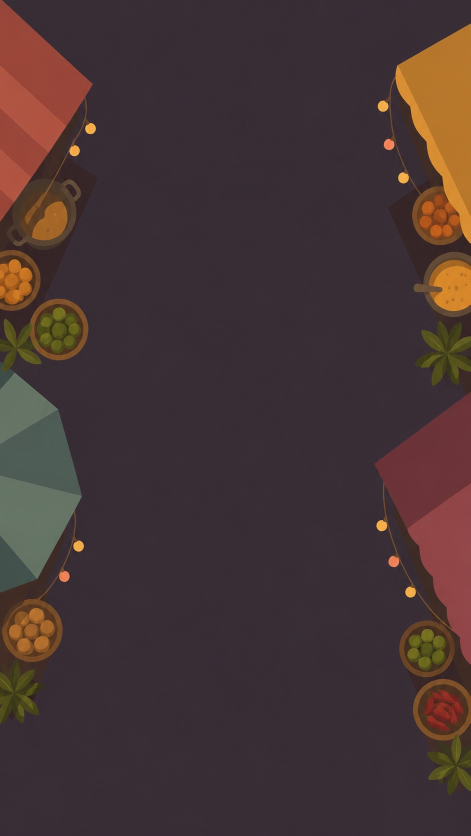
#> input picture assets/bg-street-2.jpg, 941 x 1672 px (shown at 1/2 size)
$ python process-bg.py ../assets/bg-street-2.jpg ../assets/bg-street-3.jpg
#> lines starting #> are read from the running program, lines starting #| are printed output that depends on the picture
#!/usr/bin/env python3
"""Process a raw generated backdrop into a clean, muted, flat theme asset.

One pass that makes any over-rendered AI "pixel/flat" image sit back as a game
backdrop: resize -> denoise -> mute (brightness+saturation) -> posterize flat.
Keeps full resolution (clean-vector look, NOT a chunky pixel grid).

Usage:
    python3 tools/process-bg.py <input> <output.png> [--width 720]
    python3 tools/process-bg.py raw.png assets/themes/retro-day/bg-1.png

Tuning knobs (the "gentle mute" the look was approved at):
"""
import sys
from PIL import Image, ImageEnhance, ImageFilter

WIDTH = 720          # target master width; height follows the source aspect
BRIGHTNESS = 0.84    # < 1 darkens so the backdrop recedes
SATURATION = 0.68    # < 1 mutes/desaturates
COLORS = 20          # posterize palette size -> flat fills
DENOISE = 3          # median filter radius -> kills AI grain on flat areas


def process(inp, outp, width=WIDTH):
#> called with inp = '../assets/bg-street-2.jpg', outp = '../assets/bg-street-3.jpg', width = 720
    img = Image.open(inp).convert("RGB")
#> img is the input picture: PIL image 941x1672 RGB; mean R, G, B 69.6, 52.3, 52.8
    w, h = img.size
#> w = 941; h = 1672
    th = round(h * width / w)
#> th = 1279
    img = img.resize((width, th), Image.LANCZOS)          # to final res first
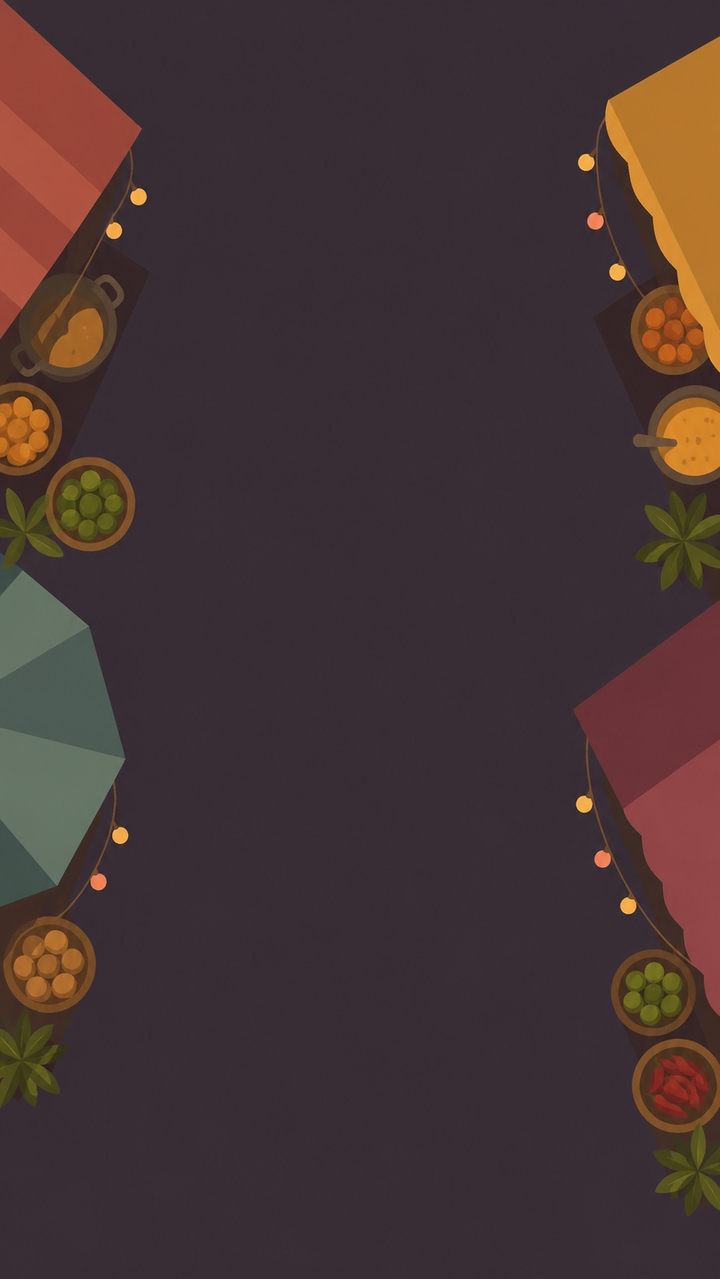
#> img: PIL image 720x1279 RGB; mean R, G, B 69.6, 52.3, 52.8
    img = img.filter(ImageFilter.MedianFilter(size=DENOISE))
    img = ImageEnhance.Brightness(img).enhance(BRIGHTNESS)
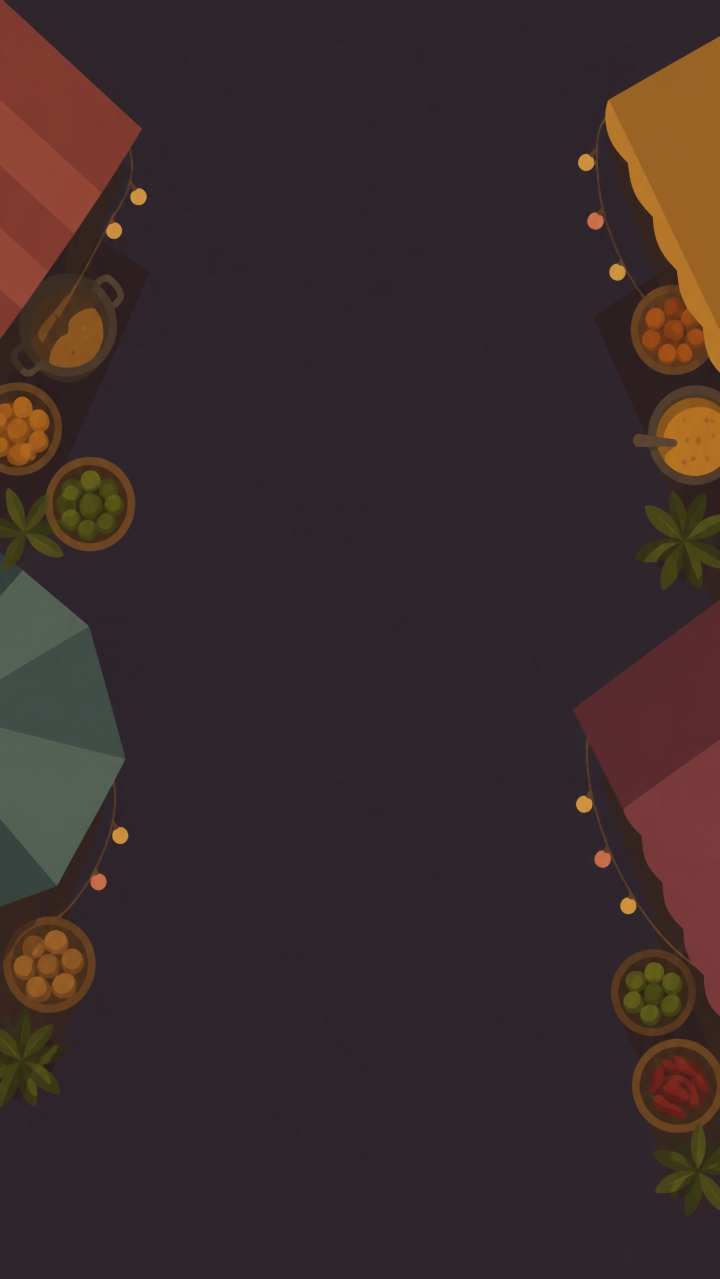
#> img: PIL image 720x1279 RGB; mean R, G, B 58.2, 43.2, 43.8
    img = ImageEnhance.Color(img).enhance(SATURATION)
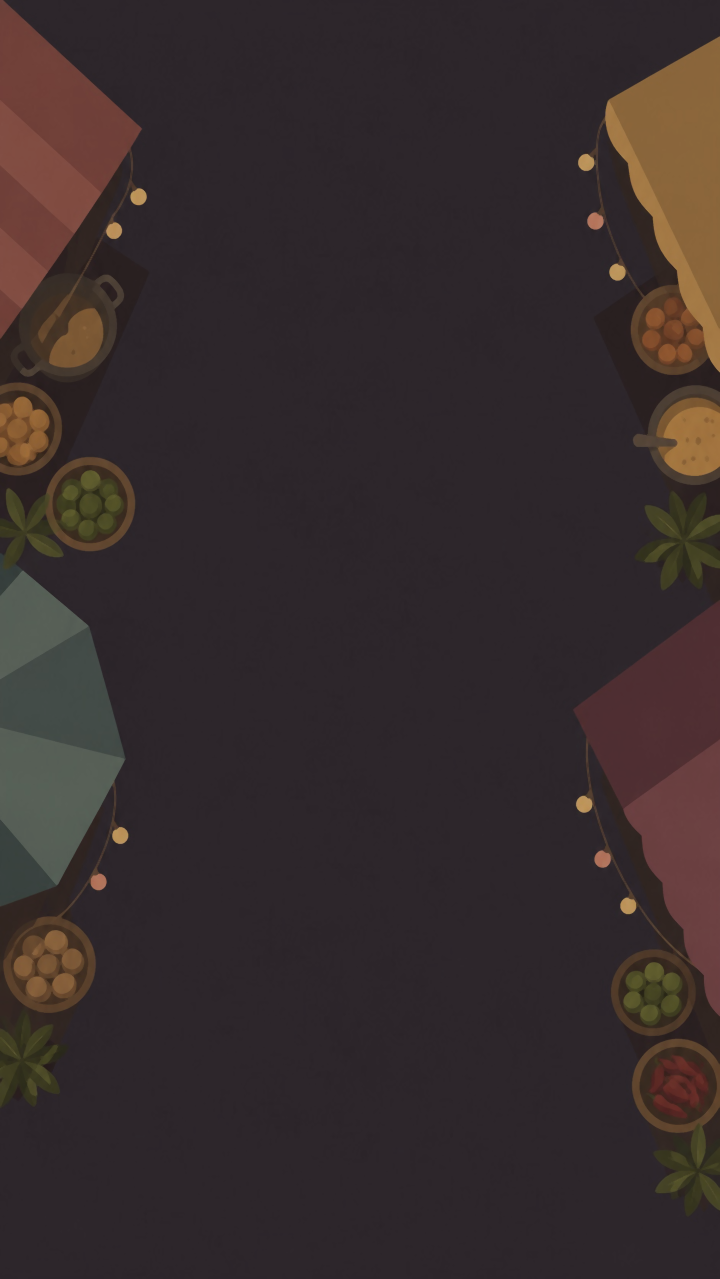
#> img: PIL image 720x1279 RGB; mean R, G, B 54.7, 44.3, 44.9
    img = img.quantize(colors=COLORS, method=Image.FASTOCTREE,
                       dither=Image.Dither.NONE).convert("RGB")  # flatten
    img.save(outp)
    print(f"{inp}  ->  {outp}  ({width}x{th}, {COLORS} colors)")
#| ../assets/bg-street-2.jpg  ->  ../assets/bg-street-3.jpg  (720x1279, 20 colors)


if __name__ == "__main__":
    if len(sys.argv) < 3:
        print(__doc__)
        sys.exit(1)
    width = WIDTH
    if "--width" in sys.argv:
        width = int(sys.argv[sys.argv.index("--width") + 1])
    process(sys.argv[1], sys.argv[2], width)

$ run again, on assets/bg-street-4.jpg
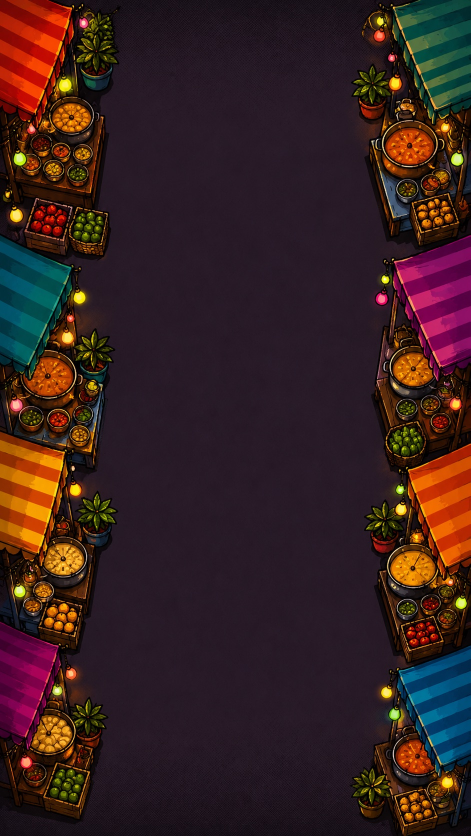
#> input picture assets/bg-street-4.jpg, 941 x 1672 px (shown at 1/2 size)
#> in process, img is the input picture: PIL image 941x1672 RGB; mean R, G, B 54.8, 32.5, 32.7
#> in process, `img = ImageEnhance.Color(img).enhance(SATURATION)`:
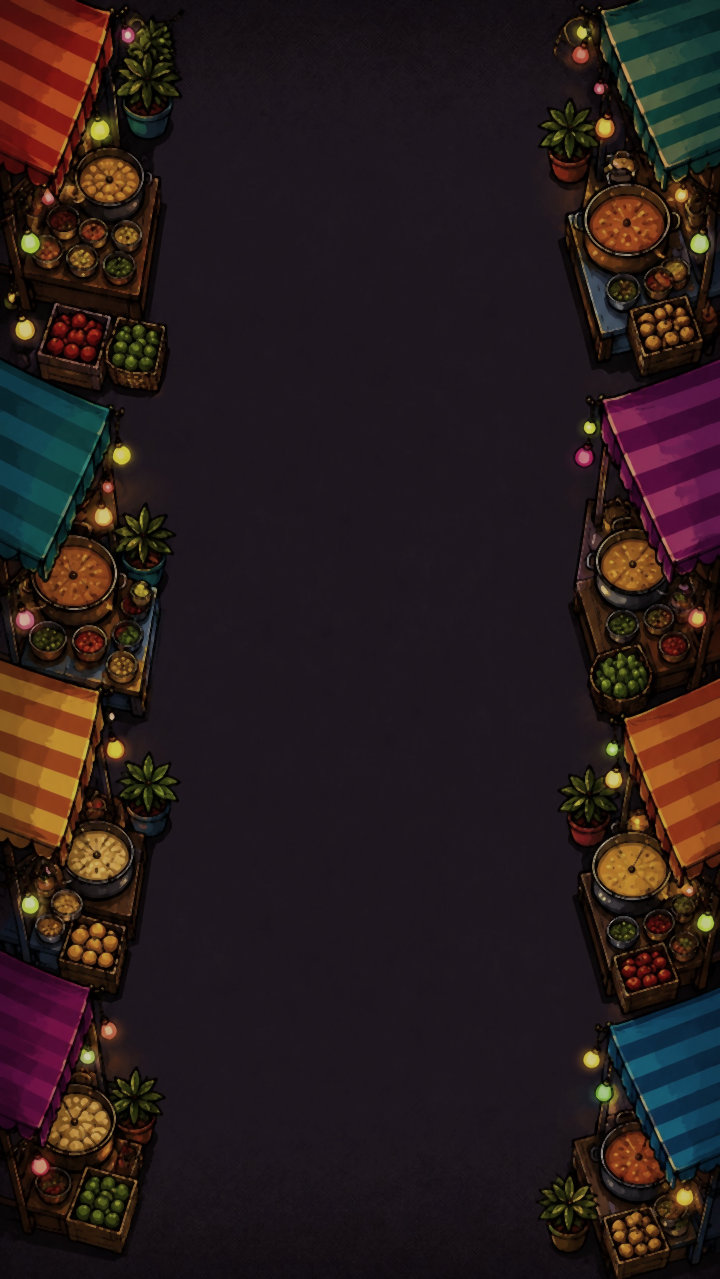
#> img: PIL image 720x1279 RGB; mean R, G, B 40.3, 27.8, 28
#> in process, `img = img.quantize(colors=COLORS, method=Image.FASTOCTREE, dither=Imag..`:
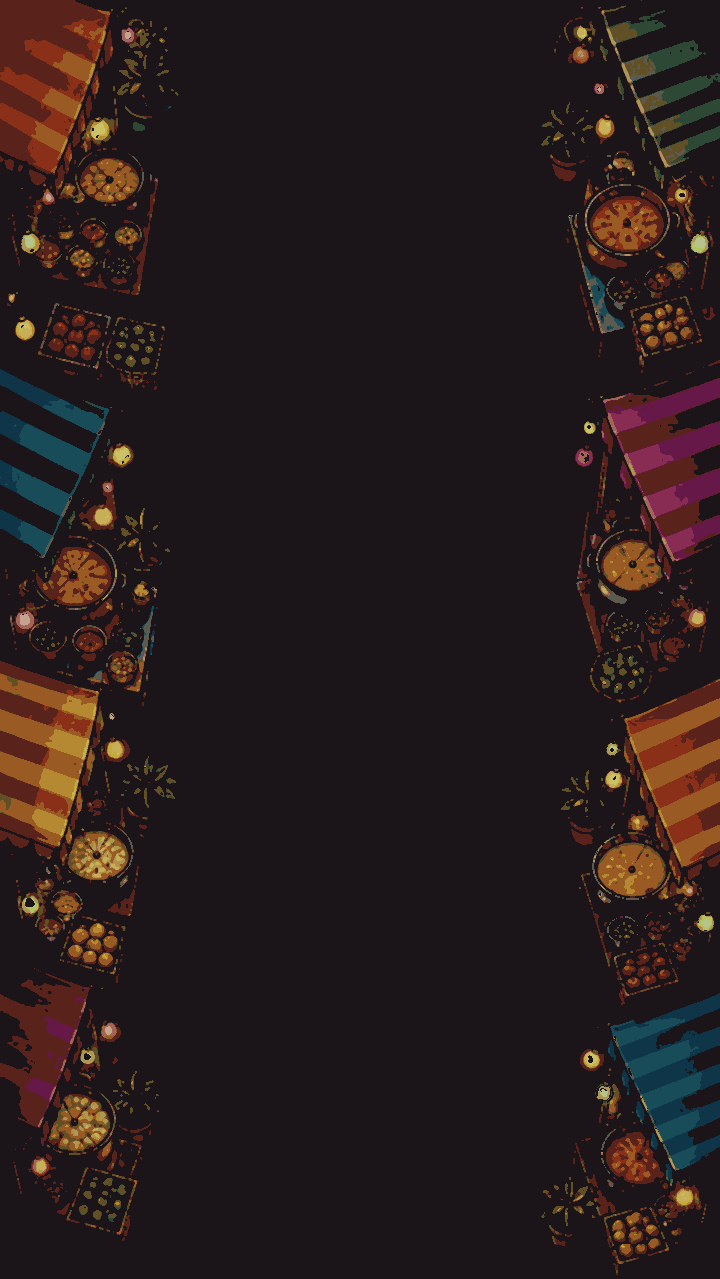
#> img: PIL image 720x1279 RGB; mean R, G, B 39.9, 27.3, 27.3
#| ../assets/bg-street-4.jpg  ->  ../assets/bg-street-4.jpg  (720x1279, 20 colors)
